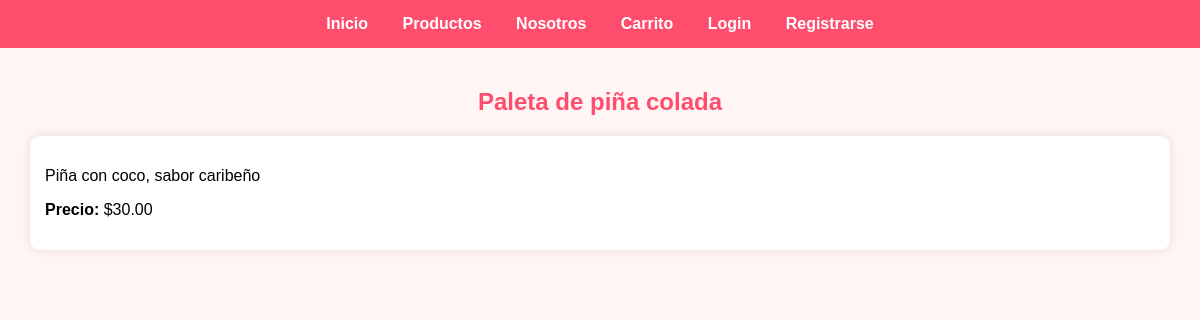
/producto/6/, run on the app's committed database.
### store/models.py (models this page shows, shortened)
class Product(models.Model):
    name = models.CharField(max_length=100)
    description = models.TextField()
    price = models.DecimalField(max_digits=6, decimal_places=2)
    categoria = models.ForeignKey(
    Categoria,
    on_delete=models.CASCADE,
    related_name='productos',
    null=True,
    blank=True
    )
    imagen = models.ImageField(upload_to='productos/', blank=True, null=True)
    disponible = models.BooleanField(default=True)

### store/views.py (the view)
# urls.py: path('producto/<int:id>/', views.product_detail, name='product_detail'),
def product_detail(request, id):
    product = get_object_or_404(Product, id=id)
    return render(request, 'store/product_detail.html', {'product': product})

### store/templates/store/product_detail.html
{% extends 'store/base.html' %}
{% block content %}
<h2>{{ product.name }}</h2>
<div class="card">
    <p>{{ product.description }}</p>
    <p><strong>Precio:</strong> ${{ product.price }}</p>
</div>
{% endblock %}

### store/templates/store/base.html (style rules this page uses)
body { font-family: Arial, sans-serif; background: #fff5f5; margin: 0; }
h1, h2 { text-align: center; color: #ff4d6d; }
.card { background: white; padding: 15px; margin: 10px; border-radius: 10px; box-shadow: 0 0 10px rgba(0,0,0,0.1); }

### data on the page
Product: name "Paleta de piña colada", description "Piña con coco, sabor caribeño", price "30.00"
